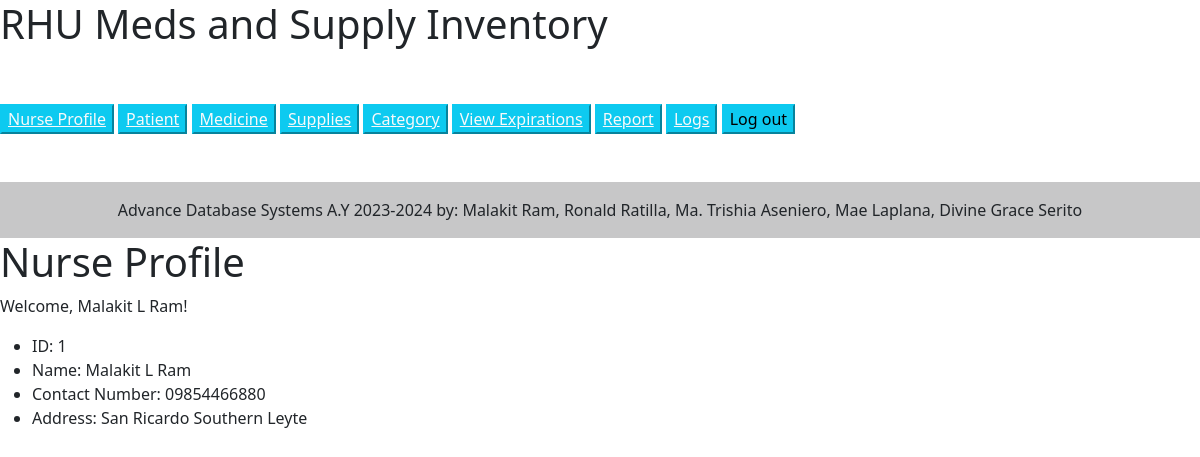
/nurse_interface.php (signed in), run on the app's committed database.
### tables this page shows
CREATE TABLE `nursetb` (
  `id` int(11) NOT NULL,
  `username` varchar(255) NOT NULL,
  `password` varchar(255) NOT NULL,
  `name` varchar(255) NOT NULL,
  `contact_no` varchar(255) NOT NULL,
  `address` varchar(255) NOT NULL
);

### nurse_interface.php (the view, shortened to what this page needs)
<!DOCTYPE html>
<html>
<head>
    <link href="https://cdn.jsdelivr.net/npm/bootstrap@5.0.2/dist/css/bootstrap.min.css" rel="stylesheet">
</head>
<body>
    <h1>RHU Meds and Supply Inventory</h1>
            <button class="btn-info my-5"><a href="nurse_interface.php" class="text-light">Nurse Profile</a></button>
            <button class="btn-info my-5"><a href="npatient.php" class="text-light">Patient</a></button>
            <button class="btn-info my-5"><a href="nmedicine.php" class="text-light">Medicine</a></button>
            <button class="btn-info my-5"><a href="nsupplies.php" class="text-light">Supplies</a></button>
            <button class="btn-info my-5"><a href="ncategory.php" class="text-light">Category</a></button>
            <button class="btn-info my-5"><a href="nexpiration.php" class="text-light">View Expirations</a></button>
            <button class="btn-info my-5"><a href="nprintable_report.php" class="text-light">Report</a></button>
            <button class="btn-info my-5"><a href="nactivitylog.php" class="text-light">Logs</a></button>
            <button class="btn-info my-5" onclick="logOut()">Log out</button>
</body>
</html>
<?php
include "dbconfig.php";
include "footer.php";
$username = $_SESSION["username"];
$sql = "SELECT * FROM nursetb WHERE username = '$username'";
$result = $conn->query($sql);
if ($result->num_rows == 1) {
    $row = $result->fetch_assoc();
    $id = $row["id"];
    $name = $row["name"];
    $contactNo = $row["contact_no"];
    $address = $row["address"];
} else {
    echo "Error: Nurse profile not found.";
    exit();
}
?>
<!DOCTYPE html>
<html lang="en">
<head>
</head>
<body>
    <h1>Nurse Profile</h1>
    <p>Welcome, <?php echo $name; ?>!</p>
    <ul>
        <li>ID: <?php echo $id; ?></li>
        <li>Name: <?php echo $name; ?></li>
        <li>Contact Number: <?php echo $contactNo; ?></li>
        <li>Address: <?php echo $address; ?></li>
    </ul>
</body>
</html>

### data on the page
nursetb: name "Malakit L Ram", id "1", contact_no "09854466880", address "San Ricardo Southern Leyte"
